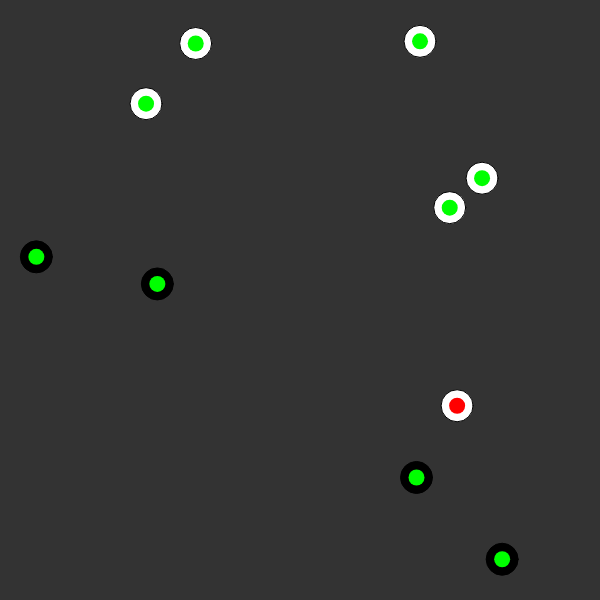
Frame 1 (no input)
Frame 60 (no input): identical to frame 1, image omitted
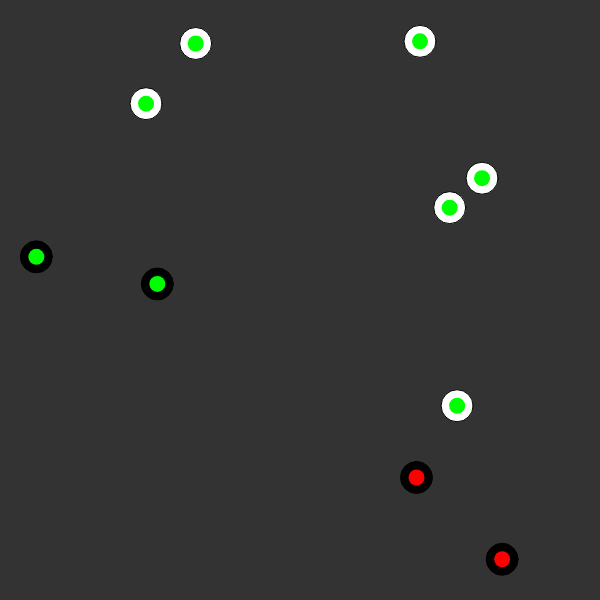
Frame 120 (the mouse pressed at the canvas centre since frame 60)

The p5.js sketch that drew these frames (run headless with seeded random() and noise() and a simulated clock; from frame 60 on, the mouse is pressed at the canvas centre):

// p5.js sketch
// ── sketch.js
'use strict'

const totalPoints = 10
let perceptron
let points = []

function setup() {
  createCanvas(600, 600)

  let inputs = [1, -0.5]
  perceptron = new Perceptron()
  let output = perceptron.guess(inputs)
  console.log(output)

  for(let i = 0; i < totalPoints; i++) {
    points[i] = new Point()
  }
}

function draw() {
  background(51)

  for(let p of points) {
    p.show()
  }

  for (let p of points) {
    // perceptron.train([p.x, p.y], p.target)
    let guess = perceptron.guess([p.x, p.y])
    if (guess === p.target) {
      fill(0, 255, 0)
    } else {
      fill(255, 0, 0)
    }
    noStroke()
    ellipse(p.x, p.y, 16, 16)
  }
}

function mousePressed() {
  for (let p of points) {
    perceptron.train([p.x, p.y], p.target)
    let guess = perceptron.guess([p.x, p.y])
    if (guess === p.target) {
      fill(0, 255, 0)
    } else {
      fill(255, 0, 0)
    }
    noStroke()
    ellipse(p.x, p.y, 16, 16)
  }
}
// ── matrix.js
'use strict'

class Matrix {

  constructor(rows, cols) {
    this.rows = rows
    this.cols = cols
    this.data = []

    for (let i = 0; i < this.rows; i++) {
      this.data[i] = []
      for (let j = 0; j < this.cols; j++) {
        this.data[i][j] = 0
      }
    }
  }

  randomize() {
    for (let i = 0; i < this.rows; i++) {
      this.data[i] = []
      for (let j = 0; j < this.cols; j++) {
        this.data[i][j] = Math.floor(Math.random() * 10)
      }
    }

    return this
  }

  add(n) {
    if (n instanceof Matrix) {
      for (let i = 0; i < this.rows; i++) { 
        for (let j = 0; j < this.cols; j++) {
          this.data[i][j] += n.data[i][j]
        }
      }
    } else {
      for (let i = 0; i < this.rows; i++) { 
        for (let j = 0; j < this.cols; j++) {
          this.data[i][j] += n
        }
      }
    }

    return this
  }

  multiply(n) {

    // Scalar product
    for (let i = 0; i < this.rows; i++) { 
      for (let j = 0; j < this.cols; j++) {
        this.data[i][j] *= n
      }
    }

    return this
  }

  map(fn) {
    for (let i = 0; i < this.rows; i++) { 
      for (let j = 0; j < this.cols; j++) {
        let val = this.data[i][j]
        this.data[i][j] = fn(val)
      }
    }

    return this
  }

  print() {
    console.table(this.data)
  }

  // Static Methods

  static multiply(m1, m2) {
    // Matrix product
    if (m1.cols !== m2.rows) {
      console.log('Error!')
      return
    }

    let result = new Matrix(m1.rows, m2.cols)
    for (let i = 0; i < result.rows; i++) { 
      for (let j = 0; j < result.cols; j++) {
        // Dot product of values
        let sum = 0
        for (let k = 0; k < m1.cols; k++) {
          sum += m1.data[i][k] * m2.data[k][j]
        }
        result.data[i][j] = sum
      }
    }
    return result
  }

  static transpose(m) {
    let result = new Matrix(m.cols, m.rows)

    for (let i = 0; i < m.rows; i++) { 
      for (let j = 0; j < m.cols; j++) {
        result.data[j][i] = m.data[i][j]
      }
    }

    return result
  }

}

// ── neuralNetwork.js
'use strict'

const NeuralNetwork = function(numI, numH, numO) {
  this.input_nodes = numI
  this.hidden_nodes = numH
  this.output_nodes = numO

  this.weights_ih = new Matrix(this.hidden_nodes, this.input_nodes).randomize()
  this.weights_ho = new Matrix(this.output_nodes, this.hidden_nodes).randomize()

  this.bias_h = new Matrix(this.hidden_nodes, 1).randomize()
  this.bias_0 = new Matrix(this.output_nodes, 1).randomize()

  this.learning_rate = 0.1

  this.feedForward = function(input) {

    // Generating the Hidden Outputs
    let arr = Matrix.fromArray(input)
    let hidden = Matrix.multiply(this.weights_ih, arr)
    hidden.add(this.bias_h)
    // Activation function
    hidden.map(sigmoid)

    // Generating the actual output
    let output = Matrix.multiply(this.weights_ho, hidden)
    output.add(this.bias_0)
    output.map(sigmoid)

    return output.toArray()

  }

  this.train = function(inputs, targets) {
    // Generating the Hidden Outputs
    inputs = Matrix.fromArray(inputs)
    let hidden = Matrix.multiply(this.weights_ih, inputs)
    hidden.add(this.bias_h)
    // Activation function
    hidden.map(sigmoid)
    // let outputs = this.feedForward(inputs)

    // Generating the output's output
    let outputs = Matrix.multiply(this.weights_ho, hidden)
    outputs.add(this.bias_0)
    outputs.map(sigmoid)

    // Convert array to matrix object
    // outputs = Matrix.fromArray(outputs)
    targets = Matrix.fromArray(targets)

    // Calculate the error -> ERROR = TARGETS - OUTPUTS
    let output_errors = Matrix.subtract(targets, outputs)

    // Calculate the gradient
    let output_gradient = Matrix.map(outputs, dSigmoid)
    output_gradient.multiply(output_errors)
    output_gradient.multiply(this.learning_rate)

    // Calculate the Deltas
    let hidden_t = Matrix.transpose(hidden)
    let delta_weights_ho = Matrix.multiply(output_gradient, hidden_t)

    // Adjust the weights by deltas
    this.weights_ho.add(delta_weights_ho)
    // Adjust the bias by its deltas (which is just the gradients)
    this.bias_0.add(output_gradient)

    // Calculate the hidden layer errors
    let weights_ho_t = Matrix.transpose(this.weights_ho)
    let hidden_errors = Matrix.multiply(weights_ho_t, output_errors)

    // Calculate hidden gradient
    let hidden_gradient = Matrix.map(hidden, dSigmoid)
    hidden_gradient.multiply(hidden_errors)
    hidden_gradient.multiply(this.learning_rate)

    // Calculate hidden Deltas
    let inputs_t = Matrix.transpose(inputs)
    let delta_weights_ih = Matrix.multiply(hidden_gradient, inputs_t)

    // Adjust the weights by deltas
    this.weights_ih.add(delta_weights_ih)
    // Adjust the bias by its deltas (which is just the gradients)
    this.bias_h.add(hidden_gradient)

    // outputs.print()
    // targets.print()
    // output_errors.print()
  }

}

const sigmoid = function(x) {
  return 1 / (1 + Math.exp(-x))
}

const dSigmoid = function(y) {
  return y * (1 - y)
}

// ── perceptron.js
'use strict'

// var Perceptron = function (data) {
//   this.data = data
// }

// Perceptron.prototype.data = {}

const weights = 2

var Perceptron = function () {
  this.weights = []
  this.learningRate = 0.1

  for(let i = 0; i < weights; i++) {
    this.weights[i] = random(-1, 1)
  }
}

Perceptron.prototype = {
  guess: function(inputs) {
    let sum = 0
    for(let i = 0; i < weights; i++) {
      sum += this.weights[i] * inputs[i]
    }
    return this.sign(sum)
  },

  // Activation function
  sign: function(val) {
    if(val > 0) {
      return 1
    } else {
      return -1
    }
  },

  train: function(inputs, target) {
    let guess = this.guess(inputs)
    let error = target - guess

    // Tune all the weights
    for(let i = 0; i < weights; i++) {
      this.weights[i] += error * inputs[i] * this.learningRate
    }
  }
}
// ── test.js
'use strict'

class Test {

    constructor() { }

    matrixTest() {
        let a = new Matrix(2, 3)
        let b = new Matrix(3, 2)
        a.randomize()
        b.randomize()
        a.print()
        Matrix.transpose(a).print()
        b.print()

        let c = Matrix.multiply(a, b)
        c.print()

        c.map((val) => {
            return val * 2
        }).print()
    }
}
// ── training.js
'use strict'

function Point() {
  this.x = random(width)
  this.y = random(height)
  this.target = this.x > this.y? 1: -1

  this.show = function() {
    stroke(0)
    if(this.target === 1) {
      fill(255)
    } else {
      fill(0)
    }
    ellipse(this.x, this.y, 32, 32)
  }
}
